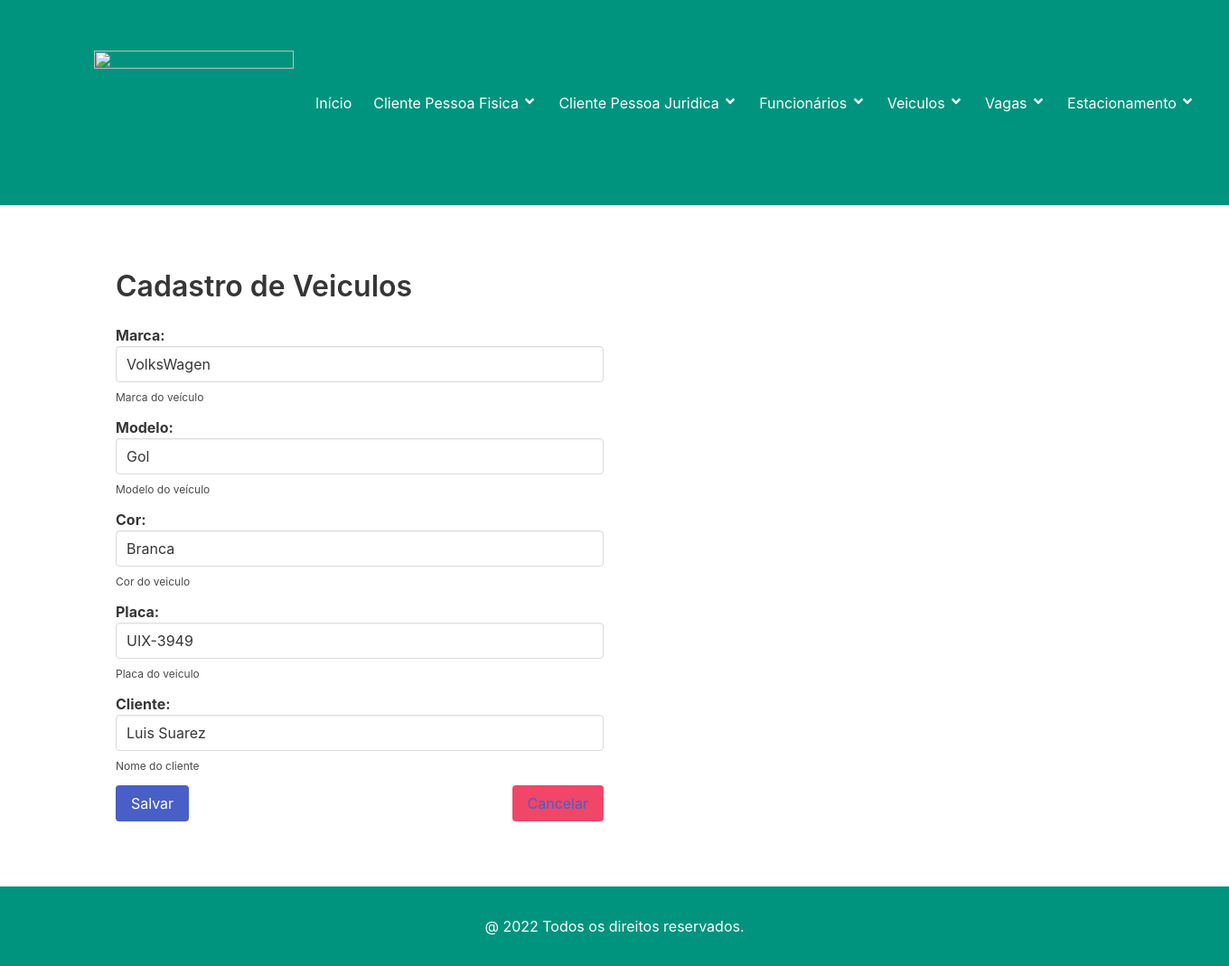
Screenshot of /1/veiculo/editar/ with the database file from the repository.
### veiculo/models.py (models this page shows, shortened)
class Veiculo(models.Model):
    marca = models.CharField('Marca', max_length=50, help_text='Marca do veículo')
    modelo = models.CharField('Modelo', max_length=50, help_text='Modelo do veículo')
    cor = models.CharField('Cor', max_length=50, help_text='Cor do veiculo')
    placa = models.CharField('Placa', max_length=10, help_text='Placa do veiculo')
    cliente = models.ForeignKey('home.Pessoa', verbose_name='Cliente', help_text='Nome do cliente',
                                on_delete=models.CASCADE)
    class Meta:
        verbose_name = 'Veiculo'
        verbose_name_plural = 'Veiculos'

### veiculo/views.py (the view)
# urls.py: path('<int:pk>/veiculo/editar/', VeiculoUpDateView.as_view(), name='veiculo_editar'),
class VeiculoUpDateView(SuccessMessageMixin,UpdateView):
    form_class = VeiculoModelForm
    model = Veiculo
    template_name = 'veiculo_form.html'
    success_url = reverse_lazy('veiculos')
    success_message = "Veículo alterado com sucesso!"

### home/models.py (called while the page is built)
    def __str__(self):
        return self.nome

### veiculo/templates/veiculo_form.html (shortened to what this page needs)
{% extends "base.html" %}
{% block content %}
    <section class="section">
        <div class="container">
            <div class="column is-mobile">
                <div class="column is-half is-off-set-one-quarter">
                    <h3 class="title is-size-3">Cadastro de Veiculos</h3>
                    <form method="POST" enctype="multipart/form-data">
                        {% for field in form %}
                            <div class="field">
                                    {% if field.value is not empty %}
                                        <label class="label is-capitalized">{{ field.label }}: {{ field }} </label>
                                {% else %}
                                        <label class="label is-capitalized">{{ field.label }}: {{ field }} </label>
                                {% endif %}
                                {% if field.help_text %}
                                    <p class="help">{{ field.help_text }}</p>
                                {% endif %}
                            </div>
                        {% endfor %}
                        <button class="button is-link is-primary" type="submit">Salvar</button>
                        <button class="button is-danger is-pulled-right" type="reset">
                            <a href="{% url 'veiculos' %}">Cancelar</a>
                        </button>
                    </form>
                </div>
            </div>
        </div>
    </section>
{% endblock %}

### rows the page displays
Veiculo: form "VolksWagen" "Gol" "Branca" "UIX-3949" "Luis Suarez"

### other values shown
{{ field.label }} "Marca" "Modelo" "Cor" "Placa" "Cliente"
{{ field.help_text }} "Marca do veículo" "Modelo do veículo" "Cor do veiculo" "Placa do veiculo" "Nome do cliente"
